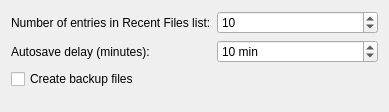
<ui version="4.0" >
 <class>FileOptionsWidget</class>
 <widget class="QWidget" name="FileOptionsWidget" >
  <property name="geometry" >
   <rect>
    <x>0</x>
    <y>0</y>
    <width>306</width>
    <height>112</height>
   </rect>
  </property>
  <property name="windowTitle" >
   <string>File Options</string>
  </property>
  <layout class="QGridLayout" name="gridLayout" >
   <item row="0" column="0" >
    <widget class="QLabel" name="label" >
     <property name="text" >
      <string>Number of entries in Recent Files list:</string>
     </property>
    </widget>
   </item>
   <item row="0" column="1" >
    <widget class="KIntSpinBox" name="m_recentFilesEntries" >
     <property name="whatsThis" >
      <string>Controls the maximum number of filenames that are shown when you select File-> Open Recent.</string>
     </property>
     <property name="maximum" >
      <number>20</number>
     </property>
     <property name="value" >
      <number>10</number>
     </property>
    </widget>
   </item>
   <item row="1" column="0" >
    <widget class="QLabel" name="label_2" >
     <property name="text" >
      <string>Autosave delay (minutes):</string>
     </property>
    </widget>
   </item>
   <item row="1" column="1" >
    <widget class="KIntSpinBox" name="m_autoSaveDelay" >
     <property name="whatsThis" >
      <string>Here you can select the time between autosaves, or disable this feature altogether by choosing Do not save automatically (drag the slider to the far left).</string>
     </property>
     <property name="specialValueText" >
      <string>Do not save automatically</string>
     </property>
     <property name="suffix" >
      <string> min</string>
     </property>
     <property name="maximum" >
      <number>60</number>
     </property>
     <property name="value" >
      <number>10</number>
     </property>
    </widget>
   </item>
   <item row="2" column="0" colspan="2" >
    <widget class="QCheckBox" name="m_createBackupFile" >
     <property name="whatsThis" >
      <string>Check this box if you want some backup files created. This is checked per default.</string>
     </property>
     <property name="text" >
      <string>Create backup files</string>
     </property>
    </widget>
   </item>
   <item row="3" column="0" colspan="2" >
    <spacer name="verticalSpacer" >
     <property name="orientation" >
      <enum>Qt::Vertical</enum>
     </property>
     <property name="sizeHint" stdset="0" >
      <size>
       <width>278</width>
       <height>10</height>
      </size>
     </property>
    </spacer>
   </item>
  </layout>
 </widget>
 <customwidgets>
  <customwidget>
   <class>KIntSpinBox</class>
   <extends>QSpinBox</extends>
   <header>knuminput.h</header>
  </customwidget>
 </customwidgets>
 <resources/>
 <connections/>
</ui>
